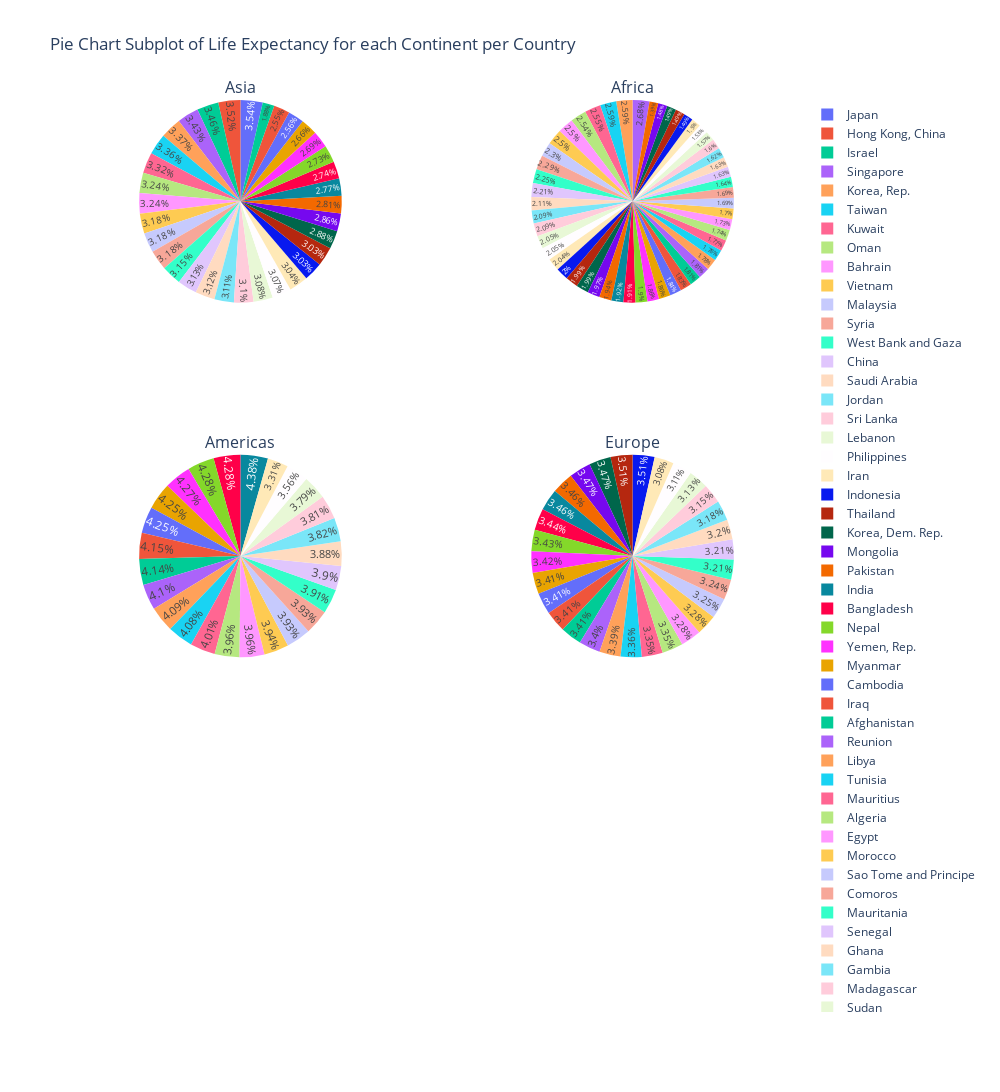

Here is the notebook cell this chart was saved with:
### Code cell
# Multiple pie plot display 
europe = df.query("continent=='Europe'")
asia = df.query("continent=='Asia'")
africa = df.query("continent=='Africa'")
america = df.query("continent=='Americas'")
oceania = df.query("continent=='Oceania'")
fig = make_subplots(rows=3,
                    cols=2,
                    specs=[[{'type':'domain'}, {'type':'domain'}],
                        [{'type':'domain'}, {'type':'domain'}],
                       [{'type':'domain'}, {'type':'domain'}]],
                    subplot_titles=("Asia", "Africa", "Americas", "Europe"))

fig.add_trace(go.Pie(labels=asia["country"], values=asia["life_exp"], name="Asia" ),1,1)
fig.update_traces(textposition='inside')

fig.add_trace(go.Pie(labels=africa["country"], values=africa["life_exp"], name="Africa"), 1, 2)
fig.update_traces(textposition='inside')

fig.add_trace(go.Pie(labels=america["country"], values=america["life_exp"], name="Americas"), 2, 1)
fig.update_traces(textposition='inside')

fig.add_trace(go.Pie(labels=europe["country"], values=europe["life_exp"], name="Europe"), 2, 2)
fig.update_traces(textposition='inside')

fig.update_layout(height=1500, width=1000,
                  title_text="Pie Chart Subplot of Life Expectancy for each Continent per Country")
                  
fig.show()

### Figure 1 — Plotly figure (JSON) as saved in the notebook; plotly's stock layout.template omitted (floating-point values rounded to 4 significant figures)
{"data": [{"domain": {"x": [0, 0.45], "y": [0.7778, 1]}, "labels": ["Afghanistan", "Bahrain", "Bangladesh", "Cambodia", "China", "Hong Kong, China", "India", "Indonesia", "Iran", "Iraq", "Israel", "Japan", "Jordan", "Korea, Dem. Rep.", "Korea, Rep.", "Kuwait", "Lebanon", "Malaysia", "Mongolia", "Myanmar", "Nepal", "Oman", "Pakistan", "Philippines", "Saudi Arabia", "Singapore", "Sri Lanka", "Syria", "Taiwan", "Thailand", "Vietnam", "West Bank and Gaza", "Yemen, Rep."], "name": "Asia", "textposition": "inside", "type": "pie", "values": [43.83, 75.64, 64.06, 59.72, 72.96, 82.21, 64.7, 70.65, 70.96, 59.55, 80.75, 82.6, 72.53, 67.3, 78.62, 77.59, 71.99, 74.24, 66.8, 62.07, 63.78, 75.64, 65.48, 71.69, 72.78, 79.97, 72.4, 74.14, 78.4, 70.62, 74.25, 73.42, 62.7]}, {"domain": {"x": [0.55, 1], "y": [0.7778, 1]}, "labels": ["Algeria", "Angola", "Benin", "Botswana", "Burkina Faso", "Burundi", "Cameroon", "Central African Republic", "Chad", "Comoros", "Congo, Dem. Rep.", "Congo, Rep.", "Cote d'Ivoire", "Djibouti", "Egypt", "Equatorial Guinea", "Eritrea", "Ethiopia", "Gabon", "Gambia", "Ghana", "Guinea", "Guinea-Bissau", "Kenya", "Lesotho", "Liberia", "Libya", "Madagascar", "Malawi", "Mali", "Mauritania", "Mauritius", "Morocco", "Mozambique", "Namibia", "Niger", "Nigeria", "Reunion", "Rwanda", "Sao Tome and Principe", "Senegal", "Sierra Leone", "Somalia", "South Africa", "Sudan", "Swaziland", "Tanzania", "Togo", "Tunisia", "Uganda", "Zambia", "Zimbabwe"], "name": "Africa", "textposition": "inside", "type": "pie", "values": [72.3, 42.73, 56.73, 50.73, 52.3, 49.58, 50.43, 44.74, 50.65, 65.15, 46.46, 55.32, 48.33, 54.79, 71.34, 51.58, 58.04, 52.95, 56.73, 59.45, 60.02, 56.01, 46.39, 54.11, 42.59, 45.68, 73.95, 59.44, 48.3, 54.47, 64.16, 72.8, 71.16, 42.08, 52.91, 56.87, 46.86, 76.44, 46.24, 65.53, 63.06, 42.57, 48.16, 49.34, 58.56, 39.61, 52.52, 58.42, 73.92, 51.54, 42.38, 43.49]}, {"domain": {"x": [0, 0.45], "y": [0.3889, 0.6111]}, "labels": ["Argentina", "Bolivia", "Brazil", "Canada", "Chile", "Colombia", "Costa Rica", "Cuba", "Dominican Republic", "Ecuador", "El Salvador", "Guatemala", "Haiti", "Honduras", "Jamaica", "Mexico", "Nicaragua", "Panama", "Paraguay", "Peru", "Puerto Rico", "Trinidad and Tobago", "United States", "Uruguay", "Venezuela"], "name": "Americas", "textposition": "inside", "type": "pie", "values": [75.32, 65.55, 72.39, 80.65, 78.55, 72.89, 78.78, 78.27, 72.23, 74.99, 71.88, 70.26, 60.92, 70.2, 72.57, 76.19, 72.9, 75.54, 71.75, 71.42, 78.75, 69.82, 78.24, 76.38, 73.75]}, {"domain": {"x": [0.55, 1], "y": [0.3889, 0.6111]}, "labels": ["Albania", "Austria", "Belgium", "Bosnia and Herzegovina", "Bulgaria", "Croatia", "Czech Republic", "Denmark", "Finland", "France", "Germany", "Greece", "Hungary", "Iceland", "Ireland", "Italy", "Montenegro", "Netherlands", "Norway", "Poland", "Portugal", "Romania", "Serbia", "Slovak Republic", "Slovenia", "Spain", "Sweden", "Switzerland", "Turkey", "United Kingdom"], "name": "Europe", "textposition": "inside", "type": "pie", "values": [76.42, 79.83, 79.44, 74.85, 73.0, 75.75, 76.49, 78.33, 79.31, 80.66, 79.41, 79.48, 73.34, 81.76, 78.89, 80.55, 74.54, 79.76, 80.2, 75.56, 78.1, 72.48, 74.0, 74.66, 77.93, 80.94, 80.88, 81.7, 71.78, 79.42]}], "layout": {"annotations": [{"font": {"size": 16}, "showarrow": false, "text": "Asia", "x": 0.225, "xanchor": "center", "xref": "paper", "y": 1, "yanchor": "bottom", "yref": "paper"}, {"font": {"size": 16}, "showarrow": false, "text": "Africa", "x": 0.775, "xanchor": "center", "xref": "paper", "y": 1, "yanchor": "bottom", "yref": "paper"}, {"font": {"size": 16}, "showarrow": false, "text": "Americas", "x": 0.225, "xanchor": "center", "xref": "paper", "y": 0.6111, "yanchor": "bottom", "yref": "paper"}, {"font": {"size": 16}, "showarrow": false, "text": "Europe", "x": 0.775, "xanchor": "center", "xref": "paper", "y": 0.6111, "yanchor": "bottom", "yref": "paper"}], "height": 1500, "title": {"text": "Pie Chart Subplot of Life Expectancy for each Continent per Country"}, "width": 1000}}
